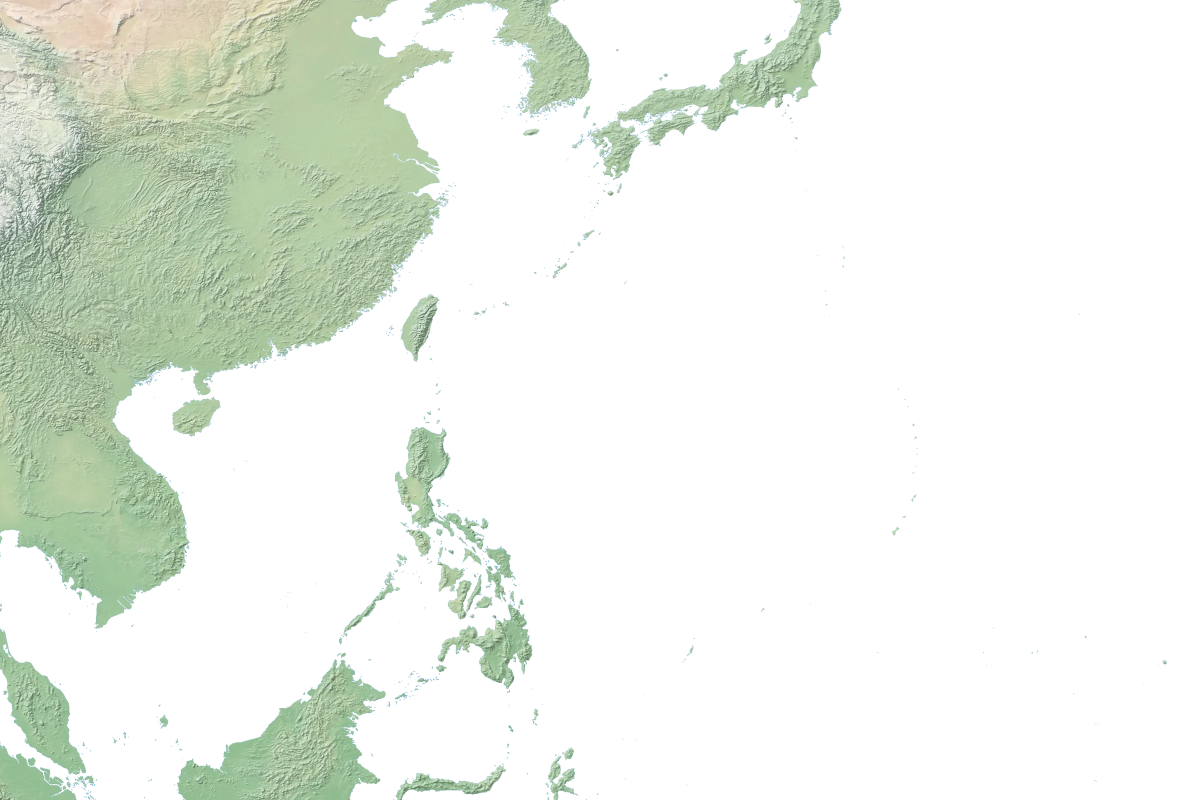
#> input picture assets/maps/northwest-pacific-terrain-v1.webp, 2400 x 1600 px (shown at 1/2 size)
$ python build-terrain-raster.py --raster-source ../assets/maps/northwest-pacific-terrain-v1.webp --land-shapefile ../assets/maps/northwest-pacific-terrain-v1.webp --output out.png
#> lines starting #> are read from the running program, lines starting #| are printed output that depends on the picture
"""Build the SGTS-NH land-only Natural Earth II terrain texture.

Run with Homebrew uv so Python packages remain isolated::

    uv run --with pillow --with pyshp python scripts/build-terrain-raster.py \
      --raster-source /path/to/NE2_LR_LC_SR_W.tif \
      --land-shapefile /path/to/ne_10m_land.shp \
      --output assets/maps/northwest-pacific-terrain-v1.webp

The output is visual-only. Simulation land/sea decisions continue to use the
validated SGTS map data rather than pixels from this texture.
"""

from __future__ import annotations

import argparse
import hashlib
from pathlib import Path

import shapefile
from PIL import Image, ImageDraw


WEST = 100.0
SOUTH = 0.0
EAST = 160.0
NORTH = 40.0
OUTPUT_WIDTH = 2400
OUTPUT_HEIGHT = 1600
MASK_SCALE = 2


# [61 lines left out: functions pixel_from_coordinate, signed_ring_area, build_land_mask, not called in this run]


def build_terrain(raster_path: Path, land_path: Path) -> Image.Image:
    Image.MAX_IMAGE_PIXELS = None
    with Image.open(raster_path) as source_image:
#> source_image is the input picture: PIL image 2400x1600 RGBA; mean R, G, B, A 121.5, 167, 187.9, 62
        source = source_image.convert("RGB")
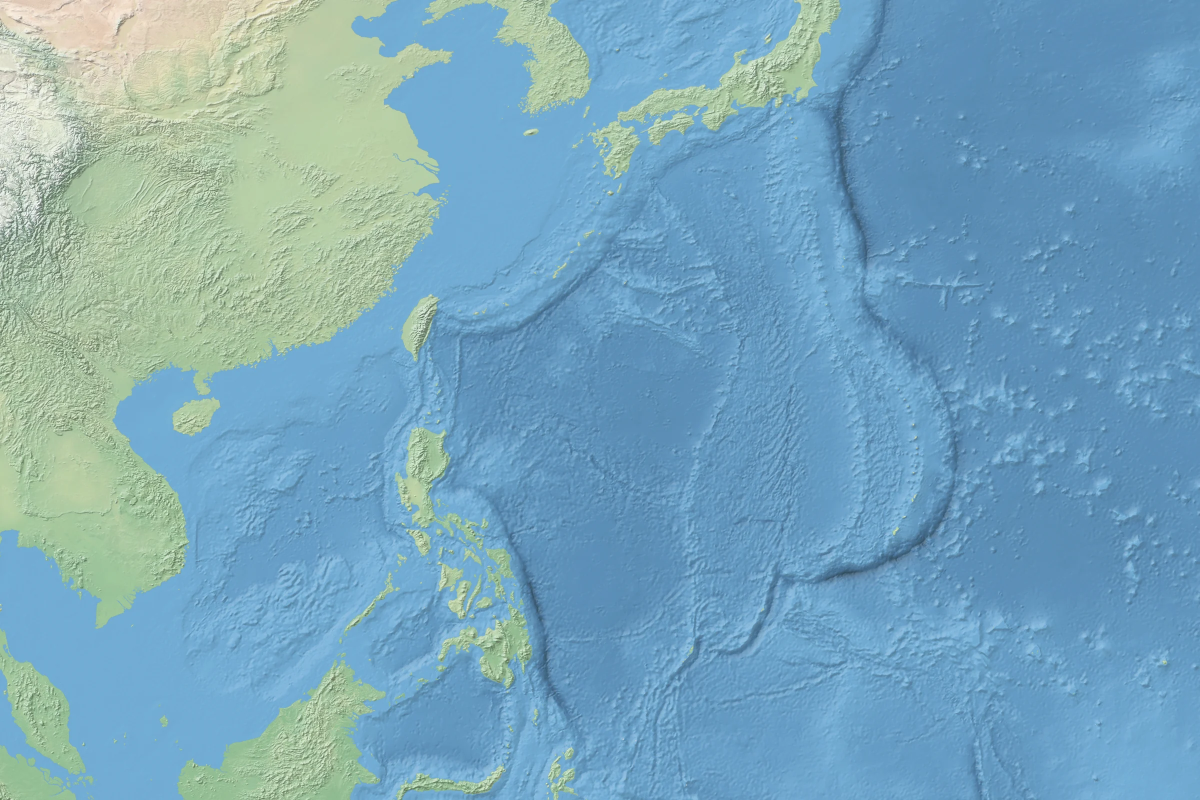
#> source: PIL image 2400x1600 RGB (shown at 1/2 size); mean R, G, B 121.5, 167, 187.9
        source_width, source_height = source.size
#> source_width = 2400; source_height = 1600
        if source_width != source_height * 2:
#> (the run stopped early here; a loop or call above may not have finished)
